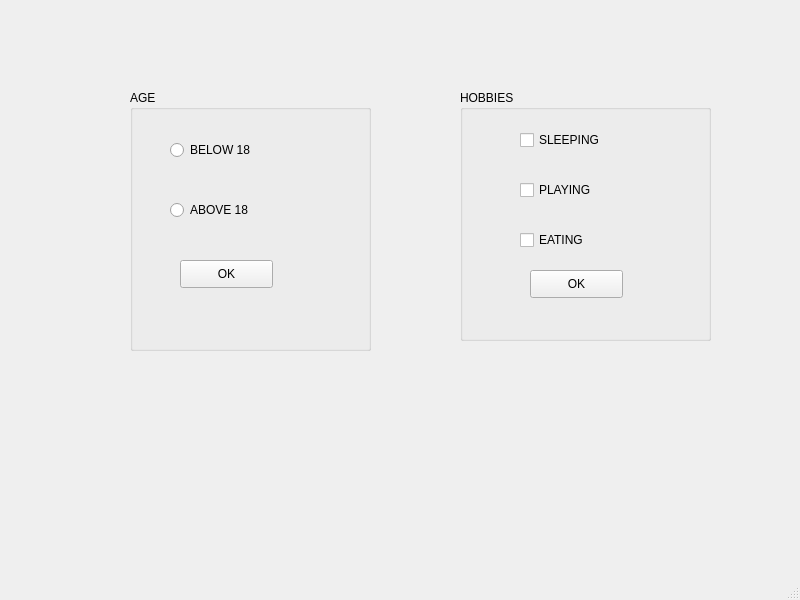
<?xml version="1.0" encoding="UTF-8"?>
<ui version="4.0">
 <class>MainWindow</class>
 <widget class="QMainWindow" name="MainWindow">
  <property name="geometry">
   <rect>
    <x>0</x>
    <y>0</y>
    <width>800</width>
    <height>600</height>
   </rect>
  </property>
  <property name="windowTitle">
   <string>MainWindow</string>
  </property>
  <widget class="QWidget" name="centralwidget">
   <widget class="QGroupBox" name="groupBox">
    <property name="geometry">
     <rect>
      <x>130</x>
      <y>90</y>
      <width>241</width>
      <height>261</height>
     </rect>
    </property>
    <property name="title">
     <string>AGE</string>
    </property>
    <widget class="QRadioButton" name="radioButton_1">
     <property name="geometry">
      <rect>
       <x>40</x>
       <y>50</y>
       <width>95</width>
       <height>20</height>
      </rect>
     </property>
     <property name="text">
      <string>BELOW 18</string>
     </property>
    </widget>
    <widget class="QRadioButton" name="radioButton_2">
     <property name="geometry">
      <rect>
       <x>40</x>
       <y>110</y>
       <width>95</width>
       <height>20</height>
      </rect>
     </property>
     <property name="text">
      <string>ABOVE 18</string>
     </property>
    </widget>
    <widget class="QPushButton" name="pushButton">
     <property name="geometry">
      <rect>
       <x>50</x>
       <y>170</y>
       <width>93</width>
       <height>28</height>
      </rect>
     </property>
     <property name="text">
      <string>OK</string>
     </property>
    </widget>
   </widget>
   <widget class="QGroupBox" name="groupBox_2">
    <property name="geometry">
     <rect>
      <x>460</x>
      <y>90</y>
      <width>251</width>
      <height>251</height>
     </rect>
    </property>
    <property name="title">
     <string>HOBBIES</string>
    </property>
    <widget class="QCheckBox" name="checkBox_1">
     <property name="geometry">
      <rect>
       <x>60</x>
       <y>40</y>
       <width>81</width>
       <height>20</height>
      </rect>
     </property>
     <property name="text">
      <string>SLEEPING</string>
     </property>
    </widget>
    <widget class="QCheckBox" name="checkBox_2">
     <property name="geometry">
      <rect>
       <x>60</x>
       <y>90</y>
       <width>81</width>
       <height>20</height>
      </rect>
     </property>
     <property name="text">
      <string>PLAYING</string>
     </property>
    </widget>
    <widget class="QCheckBox" name="checkBox_3">
     <property name="geometry">
      <rect>
       <x>60</x>
       <y>140</y>
       <width>81</width>
       <height>20</height>
      </rect>
     </property>
     <property name="text">
      <string>EATING</string>
     </property>
    </widget>
    <widget class="QPushButton" name="pushButton_2">
     <property name="geometry">
      <rect>
       <x>70</x>
       <y>180</y>
       <width>93</width>
       <height>28</height>
      </rect>
     </property>
     <property name="text">
      <string>OK</string>
     </property>
    </widget>
   </widget>
  </widget>
  <widget class="QMenuBar" name="menubar">
   <property name="geometry">
    <rect>
     <x>0</x>
     <y>0</y>
     <width>800</width>
     <height>26</height>
    </rect>
   </property>
  </widget>
  <widget class="QStatusBar" name="statusbar"/>
 </widget>
 <resources/>
 <connections/>
</ui>
